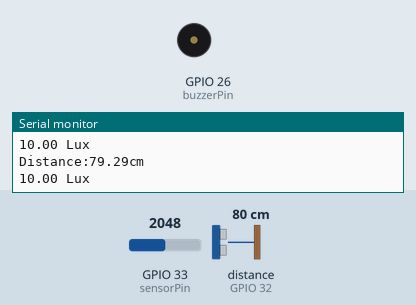
Recording of a sketch running on a simulated ESP32. Parts: buzzer (waves = sounding), the last lines printed to the serial monitor. Wiring (inferred from the names in the program): ultrasonic range finder: trigger GPIO 19; echo GPIO 32. The test bench sets the inputs (shaded band); at power-on: GPIO 33 (sensorPin) = 2048, distance to the obstacle (sensor on GPIO 32) 80 cm. The echo pulse lasts 58.3 µs per cm.

Above: at 1.2 s.
1.3 s: GPIO 33 (sensorPin) set to 2701
2.8 s: GPIO 33 (sensorPin) set to 2763
At 4.0 s:
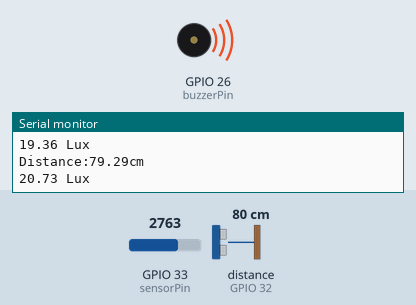
Timing chart, 0 to 11.1 s (numbered marks = the images above; inputs shaded):
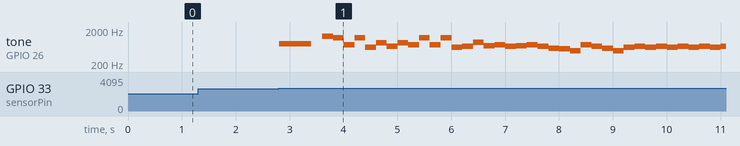

The sketch:

stop_overslept.ino
```cpp
#define buzzerPin 26
#define sensorPin 33
#define echoPin 32 //INPUTA:33 INPUTB:32
#define trigPin 19 //INPUTA:17 INPUTB:19


#define on LOW
#define off HIGH

#define BEAT 200
#define DO 261.6
#define _DO 277.18
#define RE 293.665
#define _RE 311.127
#define MI 329.63
#define FA 349.228
#define _FA 369.994
#define SO 391.995
#define _SO 415.305
#define RA 440
#define _RA 466.164
#define SI 493.883
#define octDO 523.251

double Duration = 0; //受信した間隔
double Distance = 0; //距離

int stopMusicFlag = 0;

void playmusic(){

    ledcWriteTone(1, 784);    // ソ
    delay(BEAT);
    delay(BEAT);
    delay(BEAT);
    ledcWriteTone(1,0);
    delay(BEAT);
    ledcWriteTone(1, 1318);   // シ
    delay(BEAT);
    ledcWriteTone(1, 1174);   // レ
    delay(BEAT);
    ledcWriteTone(1, 740);    // ファ#
    delay(BEAT);
    ledcWriteTone(1, 1174);   // レ
    delay(BEAT);
    ledcWriteTone(1, 622);    // シ♭
    delay(BEAT);
    ledcWriteTone(1, 830);    // ド#
    delay(BEAT);
    ledcWriteTone(1, 659);    // ミ
    delay(BEAT);
    ledcWriteTone(1, 830);    // ド#
    delay(BEAT);
    ledcWriteTone(1, 740);    // シ
    delay(BEAT);
    ledcWriteTone(1, 1174);   // レ
    delay(BEAT);
    ledcWriteTone(1, 740);    // ファ#
    delay(BEAT);
    ledcWriteTone(1, 1174);   // レ
    delay(BEAT);
    ledcWriteTone(1, 622);    // シ♭
    delay(BEAT);
    ledcWriteTone(1, 659);    // ミ
    delay(BEAT);
    ledcWriteTone(1, 880);    // ラ
    delay(BEAT);
    ledcWriteTone(1, 698);    // ソ
    delay(BEAT);
    ledcWriteTone(1, 740);    // ファ#
    delay(BEAT);
    ledcWriteTone(1, 659);    // ミ
    delay(BEAT);
    ledcWriteTone(1, 698);    // ソ
    delay(BEAT);
    ledcWriteTone(1, 740);    // ファ#
    delay(BEAT);
    ledcWriteTone(1, 659);    // ミ
    delay(BEAT);
    ledcWriteTone(1, 587);    // レ
    delay(BEAT);
    ledcWriteTone(1, 554);    // ド#
    delay(BEAT);
    ledcWriteTone(1, 494);    // シ
    delay(BEAT);
    ledcWriteTone(1, 740);    // ファ#
    delay(BEAT);
    ledcWriteTone(1, 659);    // ミ
    delay(BEAT);
    ledcWriteTone(1, 587);    // レ
    delay(BEAT);
    ledcWriteTone(1, 494);    // シ
    delay(BEAT);
    ledcWriteTone(1, 622);    // ソ#
    delay(BEAT);
    ledcWriteTone(1, 659);    // ラ
    delay(BEAT);
    ledcWriteTone(1, 622);    // ソ#
    delay(BEAT);
    ledcWriteTone(1, 659);    // ラ
    delay(BEAT);
    ledcWriteTone(1, 622);    // ソ#
    delay(BEAT);
    ledcWriteTone(1, 659);    // ラ
    delay(BEAT);
    ledcWriteTone(1, 622);    // ソ#
    delay(BEAT);
    ledcWriteTone(1, 659);    // ラ
    delay(BEAT);
    ledcWriteTone(1, 622);    // ソ#
    delay(BEAT);
    ledcWriteTone(1, 659);    // ラ
    delay(BEAT);
    ledcWriteTone(1, 415);    // ラ#
    delay(BEAT);
    ledcWriteTone(1, 494);    // シ
    delay(BEAT);
    ledcWriteTone(1, 830);    // ド#
    delay(BEAT);
    ledcWriteTone(1, 622);    // シ
    delay(BEAT);
    ledcWriteTone(1, 415);    // ラ#
    delay(BEAT);
    ledcWriteTone(1, 415);    // ラ#
    delay(BEAT);
    ledcWriteTone(1, 415);    // ラ#
    delay(BEAT);
    ledcWriteTone(1, 830);    // ソ#
    delay(BEAT);
    ledcWriteTone(1, 415);    // ラ#
    delay(BEAT);
    ledcWriteTone(1, 494);    // シ
    delay(BEAT);
    ledcWriteTone(1, 415);    // ラ#
    delay(BEAT);
    ledcWriteTone(1, 830);    // ソ#
    delay(BEAT);
    ledcWriteTone(1, 415);    // ラ#
    delay(BEAT);
    ledcWriteTone(1,0);
    delay(1000);

    // ledcWriteTone(1, 880);    // 音階: A5
    // delay(BEAT);              // 間隔: 1拍分 (BEAT)
    // ledcWriteTone(1, 440);    // 音階: A4
    // delay(BEAT);              // 間隔: 1拍分 (BEAT)
    // ledcWriteTone(1, 293);    // 音階: D4
    // delay(BEAT * 2);          // 間隔: 2拍分 (BEATの2倍)
    // ledcWriteTone(1, 440);    // 音階: A4
    // delay(BEAT);              // 間隔: 1拍分 (BEAT)
    // ledcWriteTone(1, 293);    // 音階: D4
    // delay(BEAT * 4);          // 間隔: 4拍分 (BEATの4倍)
    // ledcWriteTone(1, 0);      // 音階: オフ
    // delay(1000);              // 間隔: 1秒

    // ledcWriteTone(1, 800);     // 音階: 800 Hz
    // delay(BEAT * 2);           // 間隔: 2拍分 (BEATの2倍)
    // ledcWriteTone(1, 1000);    // 音階: 1000 Hz
    // delay(BEAT * 2);           // 間隔: 2拍分 (BEATの2倍)
    // ledcWriteTone(1, 600);     // 音階: 600 Hz
    // delay(BEAT * 2);           // 間隔: 2拍分 (BEATの2倍)
    // ledcWriteTone(1, 1200);    // 音階: 1200 Hz
    // delay(BEAT * 2);           // 間隔: 2拍分 (BEATの2倍)
    // ledcWriteTone(1, 400);     // 音階: 400 Hz
    // delay(BEAT * 2);           // 間隔: 2拍分 (BEATの2倍)
    // ledcWriteTone(1, 800);     // 音階: 800 Hz
    // delay(BEAT * 2);           // 間隔: 2拍分 (BEATの2倍)
    // ledcWriteTone(1, 0);       // 音階: オフ
    // delay(1000);               // 間隔: 1秒


    // ledcWriteTone(1,_FA);
    // delay(BEAT);
    // ledcWriteTone(1,FA);
    // delay(BEAT);
    // ledcWriteTone(1,RE);
    // delay(BEAT);
    // ledcWriteTone(1,_SO);
    // delay(BEAT);
    // ledcWriteTone(1,SO);
    // delay(BEAT);
    // ledcWriteTone(1,_RE);
    // delay(BEAT);
    // ledcWriteTone(1,SO);
    // delay(BEAT);
    // ledcWriteTone(1,SI);
    // delay(BEAT);
    // ledcWriteTone(1,0);
    // delay(1000);

    // ledcWriteTone(1, 200);     // 音階: 200 Hz
    // delay(BEAT);               // 間隔: 1拍分 (BEAT)
    // ledcWriteTone(1, 300);     // 音階: 300 Hz
    // delay(BEAT);               // 間隔: 1拍分 (BEAT)
    // ledcWriteTone(1, 150);     // 音階: 150 Hz
    // delay(BEAT);               // 間隔: 1拍分 (BEAT)
    // ledcWriteTone(1, 250);     // 音階: 250 Hz
    // delay(BEAT);               // 間隔: 1拍分 (BEAT)
    // ledcWriteTone(1, 100);     // 音階: 100 Hz
    // delay(BEAT);               // 間隔: 1拍分 (BEAT)
    // ledcWriteTone(1, 200);     // 音階: 200 Hz
    // delay(BEAT);               // 間隔: 1拍分 (BEAT)
    // ledcWriteTone(1, 150);     // 音階: 150 Hz
    // delay(BEAT);               // 間隔: 1拍分 (BEAT)
    // ledcWriteTone(1, 250);     // 音階: 250 Hz
    // delay(BEAT);               // 間隔: 1拍分 (BEAT)
    // ledcWriteTone(1, 100);     // 音階: 100 Hz
    // delay(BEAT);               // 間隔: 1拍分 (BEAT)
    // ledcWriteTone(1, 0);       // 音階: オフ
    // delay(1000);               // 間隔: 1秒
}

void stopmusic() {
    ledcWriteTone(1,0);
    delay(1000);
}

int getLux(){
    // R1のAD値を取得
  float cds_ad = analogRead(sensorPin);

  // AD値を電圧値に変換
  float cds_v = cds_ad * 3.3 / 4096;

  // 電圧値より、Lux計算
  float lux = 10000 * cds_v / (3.3 - cds_v) / 1000;

  Serial.print(lux);
  Serial.println(" Lux ");

  if (lux > 20) {
    return 1;
  } else {
    return 0;
  }
}

int getDistance(){
    digitalWrite(trigPin, LOW);
    delayMicroseconds(2);
    digitalWrite(trigPin, HIGH); //超音波を出力
    delayMicroseconds(10);
    digitalWrite(trigPin, LOW);
    Duration = pulseIn(echoPin, HIGH); //センサからの入力

    if (Duration > 0) {
    Duration = Duration/2; //往復距離を半分
    Distance = Duration*340*100/1000000; //音速を340m/sに設定
    Serial.print("Distance:");
    Serial.print(Distance);
    Serial.println("cm");
  }

  if (Distance < 7.5) {
    return 1;
  }
  else {
    return 0;
  }

  delay(500);
}

void setup() {
    ledcSetup(1,12000,8);
    ledcAttachPin(buzzerPin, 1);
    pinMode(sensorPin, INPUT);
    pinMode(echoPin,INPUT);
    pinMode(trigPin,OUTPUT);
    Serial.begin(115200); //シリアル通信のスピード設定
}

void loop() {
  int luxResult;
  while (!stopMusicFlag){
    luxResult = getLux();

    if(luxResult){
        playmusic();
    }

    int distanceResult = getDistance();

    if(distanceResult){
        stopmusic();
        stopMusicFlag = 1;
    }
 }


}
```

Measured:
- the behaviour switches between 2730 and 2731 on GPIO 33 (sensorPin) (found by bisection; images 0 and 1)
- after the input at 2.8 s, tone on GPIO 26 (buzzerPin): plays 784 Hz for 0.60 s, 1318 Hz for 0.20 s, 1174 Hz for 0.20 s, 740 Hz for 0.20 s, 1174 Hz for 0.20 s, 622 Hz for 0.20 s … (39 notes in this stretch), starting at once
